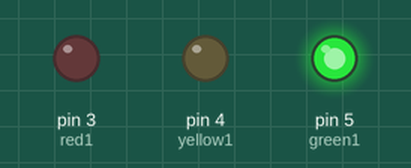
This sketch was run on a simulated Arduino Uno, built with avr-gcc and run on an emulated ATmega328P. Shown: output pins drawn as LEDs (lit = HIGH).

Above: at 0.1 s.
Timing chart, 0 to 1.6 s (numbered marks = the images above):
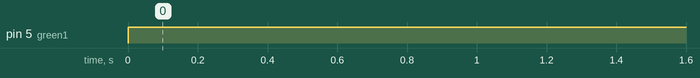

The sketch:

latihan3.ino
```cpp
const int red1 = 3, yellow1 = 4, green1 = 5;


void setup() {
    pinMode(red1,OUTPUT);
    pinMode(yellow1,OUTPUT);
    pinMode(green1, OUTPUT);
}

void loop() {
  digitalWrite(red1, LOW);
  digitalWrite(yellow1, LOW);
  digitalWrite(green1, HIGH);
}
```

Measured:
- by itself, pin 5 (green1): LOW → HIGH at 0.00 s
